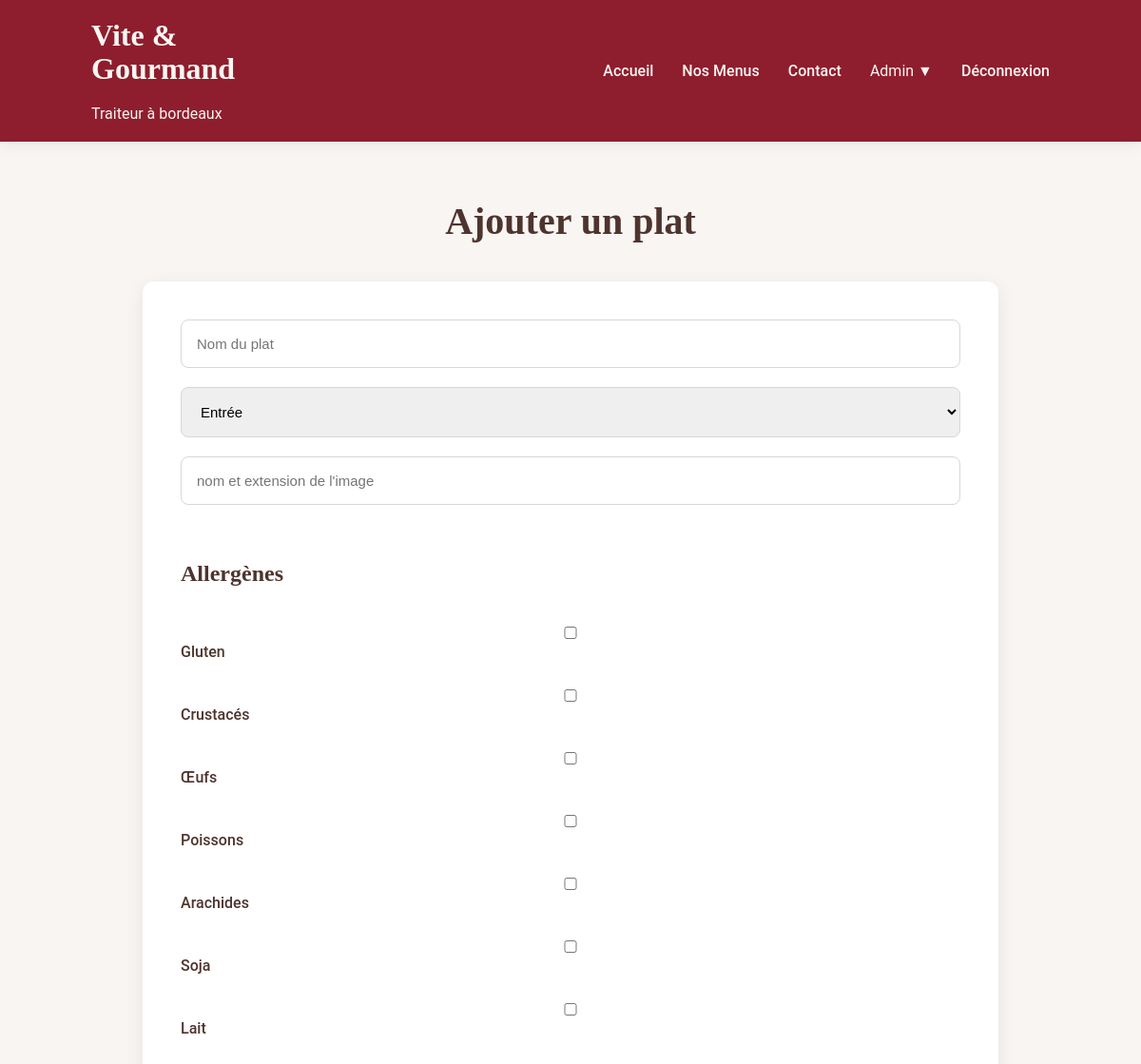
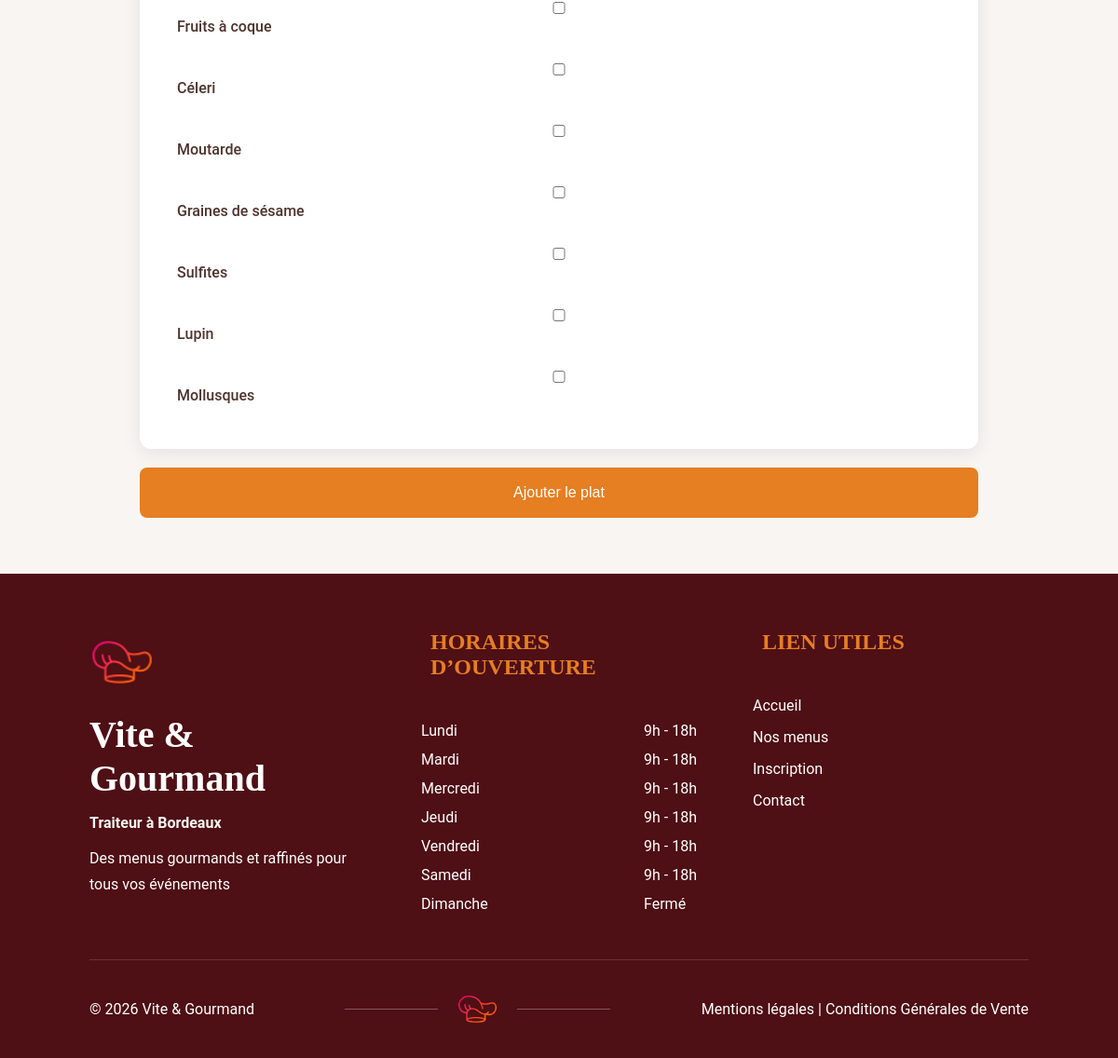
The page /pages/admin/add-plat.php (signed in) on the database its author committed (2 pictures, top to bottom).
### tables this page shows
CREATE TABLE `allergene` (
  `idAllergene` int(11) NOT NULL,
  `nom` varchar(100) NOT NULL
);

### pages/admin/add-plat.php (the view, shortened to what this page needs)
<?php
require '../../config/database.php';
$sql = "SELECT * FROM allergene";
$query = $pdo->prepare($sql);
$query->execute();
$allergenes = $query->fetchAll();
?>
<!DOCTYPE html>
<html lang="fr">
<head>
    <link rel="stylesheet" href="../../css/admin_client/admin_client2.css">
    <link rel="stylesheet" href="../../css/vite&gourmand.css">
</head>
<body>
    <?php require '../../includes/navbar.php';?>
    <main class="container">
        <h1 class="page-title">Ajouter un plat</h1>
        <div class="card">
            <form method="POST" class="form-grid">
            <input type="text"
                name="nom"
                placeholder="Nom du plat"
                required>
            <select name="type" required>
                <option value="entree">Entrée</option>
            </select>
            <input type="text"
                name="photo"
                placeholder="nom et extension de l'image"
                required
            >
            <br>
            <h3>Allergènes</h3>
                    <?php foreach($allergenes as $allergene): ?>
                        <label>
                            <input
                                type="checkbox"
                                name="allergenes[]"
                                value="<?= $allergene['idAllergene']; ?>"
                            >
                            <?= htmlspecialchars($allergene['nom']); ?>
                        </label>
                    <?php endforeach; ?>
        </div>
                <button type="submit" class="btn">
                    Ajouter le plat
                </button>
    </main>
    <?php require '../../includes/footer.php'; ?>
</body>
</html>

### css/admin_client/admin_client2.css (style rules this page uses)
.container { width: 90%; max-width: 900px; margin: 60px auto; }
.card { background: white; padding: 40px; border-radius: 12px; box-shadow: 0 5px 20px rgba(0, 0, 0, 0.08); }
.form-grid { display: grid; gap: 20px; }
input, textarea, select { width: 100%; padding: 16px; border: 1px solid #D7D7D7; border-radius: 8px; font-size: 15px; outline: none; }
label { display: block; margin-bottom: 8px; font-weight: 500; }
.btn { width: 100%; background: #E67E22; color: white; border: none; padding: 18px; margin-top: 20px; border-radius: 8px; cursor: pointer; font-size: 16px; transition: 0.3s; }

### css/vite&gourmand.css (style rules this page uses)
* { margin: 0; padding: 0; box-sizing: border-box; }
body { font-family: 'Roboto', sans-serif; background: #F8F5F2; color: #4E342E; }
.page-title { text-align: center; font-family: 'Playfair Display', serif; font-size: 40px; margin-bottom: 40px; }
h3 { font-family: 'Playfair Display', serif; font-size: 24px; margin-bottom: 20px; }

### rows shown on the page
allergene: nom "Gluten"
allergene: nom "Crustacés"
allergene: nom "Œufs"
allergene: nom "Poissons"
allergene: nom "Arachides"
allergene: nom "Soja"
allergene: nom "Lait"
allergene: nom "Fruits à coque"
allergene: nom "Céleri"
allergene: nom "Moutarde"
allergene: nom "Graines de sésame"
allergene: nom "Sulfites"
allergene: nom "Lupin"
allergene: nom "Mollusques"
